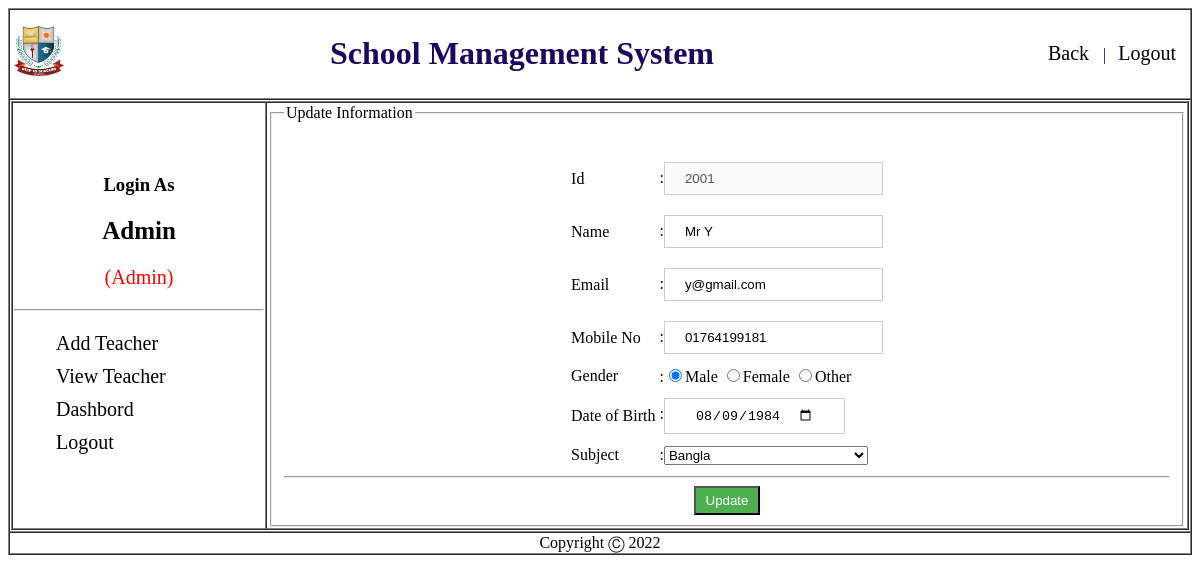
/Admin/view/editTeacher.php?id=2001 (signed in), run on the app's committed database.
### tables this page shows
CREATE TABLE `teacher` (
  `id` varchar(20) NOT NULL,
  `name` varchar(70) NOT NULL,
  `email` varchar(70) NOT NULL,
  `mobile` varchar(70) NOT NULL,
  `gender` varchar(70) NOT NULL,
  `dob` date NOT NULL,
  `subject` varchar(30) NOT NULL,
  `password` varchar(70) NOT NULL
);

### Admin/Model/teacherModel.php (called while the page is built, shortened)
<?php
function getUserbyid($id){
    $conn = getConnection();
    $sql = "select * from teacher where id='$id'";
    $result = mysqli_query($conn,$sql);
    $row = mysqli_fetch_assoc($result);
    return $row;
}
?>

### Admin/View/editTeacher.php (the view, shortened to what this page needs)
<?php
	include('header.php');
	include_once('../model/teacherModel.php');
  $id = $_GET['id'];
  $updatemyinfo = getUserbyid($id);
?>
						<div id="sidebar" class="">
                <ul>
                  <li><a href="addTeacher.php">Add Teacher</a></li>
                  <li><a href="viewTeacher.php">View Teacher</a></li>
                  <li><a href="dashboard.php">Dashbord</a></li>
                  <li><a href="../Controller/logout.php">Logout</a></li>
                </ul>
							</div>
              </td>
              <td>
                <form id="inform" action="../controller/updateCheckTeacher.php" onsubmit="return validation()" method="post">
                <fieldset>
                  <legend>Update Information</legend>
                    <table align="center">
											<tr>
												<td colspan="2">
											</tr>
											<tr>
                        <td>Id</td>
                        <td>:<input type="text" id="id" name="id" disabled value="<?php echo $updatemyinfo['id']; ?>"></td>
                      </tr>
                      <tr>
                        <td>Name</td>
                        <td>:<input type="text" id="name" name="name" value="<?php echo $updatemyinfo['name']; ?>" placeholder="Enter Full Name"></td>
                      </tr>
                      <tr>
                        <td>Email</td>
                        <td>:<input type="email" id="email" name="email" value="<?php echo $updatemyinfo['email']; ?>"></td>
                      </tr>
                      <tr>
                        <td>Mobile No</td>
                        <td>:<input type="text" id="mobile" name="mobile" value="<?php echo $updatemyinfo['mobile']; ?>"></td>
                      </tr>
                      <tr>
                        <td>Gender</td>
                        <td>
                          :<input type="radio" id="gender" name="gender" <?php  if($updatemyinfo['gender']=="male"){?> checked="true" <?php } ?> value="male">Male
                          <input type="radio" id="gender" name="gender"  <?php if($updatemyinfo['gender']=="female"){?> checked="true" <?php } ?>  value="female">Female
                          <input type="radio" id="gender" name="gender" <?php if($updatemyinfo['gender']=="other"){?> checked="true" <?php } ?> value="other">Other
                        </td>
                      </tr>
                      <tr>
                        <td>Date of Birth</td>
                        <td>:<input type="date" id="dob" name="dob" value="<?php echo $updatemyinfo['dob']; ?>"></td>
                      </tr>
											<tr>
												<td>Subject</td>
												<td>:<select id="subject" name="subject">
														<option <?php  if($updatemyinfo['subject']=="Bangla"){?> selected="true" <?php } ?> value="Bangla">Bangla</option>
													</select>
												</td>
											</tr>
                    </table>
                    <hr>
                    <center>
                      <input type="submit" name="update" value="Update">
                  </center>
                </fieldset>
            </td>
            </tr>
            </table>
            </td>
            </tr>
            <?php include('footer.php'); ?>

### Admin/Style/sidebar.css (style rules this page uses)
#sidebar ul li { list-style-type: none; font-size: 20px; padding: 5px 2px; }
#sidebar ul li:last-child { border-bottom: 0; }
#sidebar ul li a { text-decoration: none; color: #000; }
input[type=submit] { background-color: #4CAF50; width: auto; color: white; padding: 5px 10px; cursor: pointer; }
input[type=text],input[type=email], input[type=password] { padding: 8px 20px; margin: 8px 0; display: inline-block; border: 1px solid #ccc; box-sizing: border-box; }
#dob { padding: 8px 30px; margin: 8px 0; display: inline-block; border: 1px solid #ccc; box-sizing: border-box; }

### data on the page
teacher: id "2001", name "Mr Y", email "y@gmail.com", mobile "01764199181", gender "☑", dob "08/09/1984"

### other printed values
$_COOKIE['name'] "Admin"
